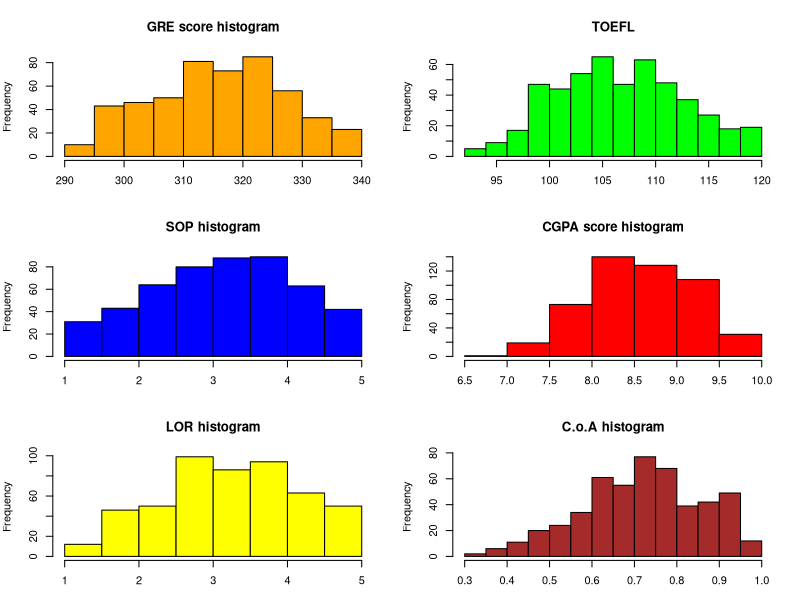
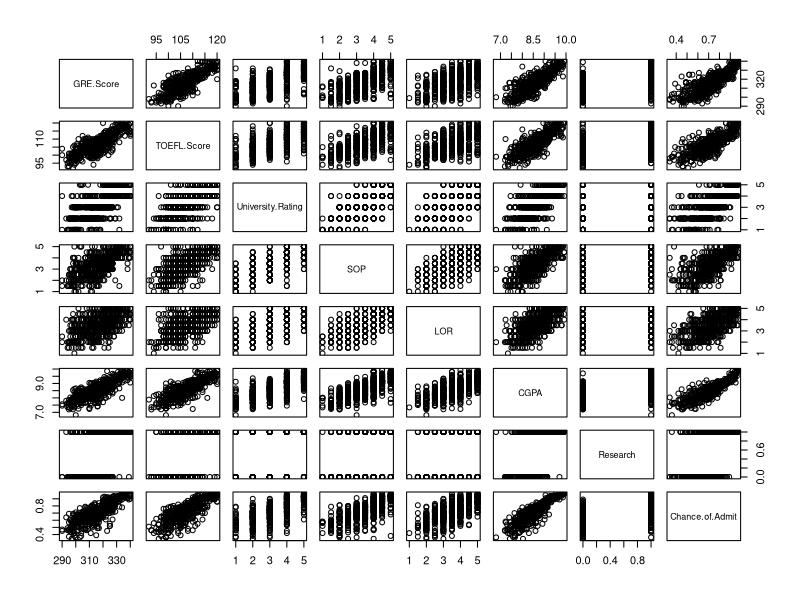

Source code (R) for these figures, in order:
# 로지스틱 회귀분석을 이용한 예측 (전에 하던거는 분석)

## 변수 설명

# GRE.Score : GRE 점수
# TOEFLE.Score : 토플 점수
# Univercity.Rating : 학부 대학 레이팅
# SOP : 자기소개서 점수
# LOR : 추천서 점수
# CGPA : 학부학점
# Research : 연구경험 유무
# Chance.of.Admit : 대학원 합격 확률

rawdata1 <- read.csv("university.csv", header=T)
str(rawdata1)

# FALSE = 0, TRUE = 1, 결과가 0이면 결측치 없음
sum(is.na(rawdata1$GRE.Score))
sum(is.na(rawdata1$TOEFL.Score))
sum(is.na(rawdata1$University.Rating))
sum(is.na(rawdata1$SOP))
sum(is.na(rawdata1$LOR))
sum(is.na(rawdata1$CGPA))
sum(is.na(rawdata1$Research))
sum(is.na(rawdata1$Chance.of.Admit))

unique(rawdata1$GRE.Score)
unique(rawdata1$TOEFL.Score)
unique(rawdata1$University.Rating)
unique(rawdata1$SOP)
unique(rawdata1$LOR)
unique(rawdata1$Research)
unique(rawdata1$Chance.of.Admit)

research_table <- table(rawdata1$Research)
research_table

# 타겟변수 최대,최소값 확인
max(rawdata1$Chance.of.Admit)
min(rawdata1$Chance.of.Admit)

# 연속형 => regression(회귀분석)
# 타겟의 데이터 범위가 0과 1사이에 있기 때문에 로시즈틱 회귀분석을 이용

# 변수 별 히스토그램
par(mfrow=c(3,2), mar=c(3,4,4,2))
hist(rawdata1$GRE.Score, main="GRE score histogram", xlab="GRE scoer", col="orange")
hist(rawdata1$TOEFL.Score, main="TOEFL", xlab="toefl scoer", col="green")
hist(rawdata1$SOP, main="SOP histogram", xlab="sop", col="blue")
hist(rawdata1$CGPA, main="CGPA score histogram", xlab="cgpa", col="red")
hist(rawdata1$LOR, main="LOR histogram", xlab="LOR", col="yellow")
hist(rawdata1$Chance.of.Admit, main="C.o.A histogram", xlab="chance_of_admit", col="brown")

# 산점도 Acceptance rate
plot(rawdata1)

# 트레이닝 / 테스트 데이터 나누기
set.seed(2020)
newdata <- rawdata1
train_ratio <- 0.7
datatotal <- sort(sample(nrow(newdata), nrow(newdata)*train_ratio))

train <- newdata[datatotal,]
test <- newdata[-datatotal,]

# 회귀분석으로 대학원 합격률 예측(caret패키지 사용)
library(caret)

# 로지스틱 회귀분석
# 오차최소값, rmse
ctrl <- trainControl(method = "repeatedcv", repeats=5)
logistic_fit <- train(Chance.of.Admit ~ .,
                      data=train,
                      method="glm",
                      trControl = ctrl,
                      preProcess = c("center", "scale"),
                      metric = "RMSE")

logistic_fit

# Rsquared(R제곱값) : 전체 변동성 중 설명가능한 변동성 비율율
logistic_pred <- predict(logistic_fit, newdata=test)
# 각 피처에 대한 합격률
logistic_pred









